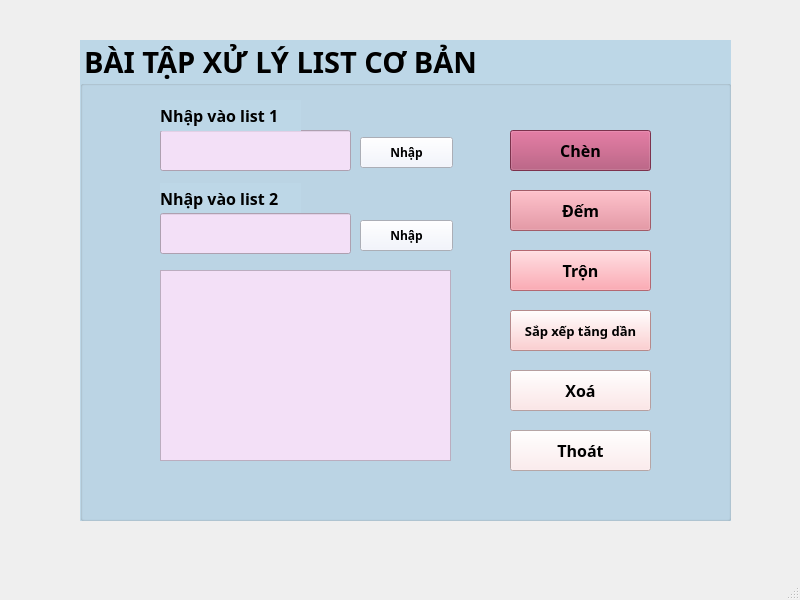
<?xml version="1.0" encoding="UTF-8"?>
<ui version="4.0">
 <class>MainWindow</class>
 <widget class="QMainWindow" name="MainWindow">
  <property name="geometry">
   <rect>
    <x>0</x>
    <y>0</y>
    <width>800</width>
    <height>600</height>
   </rect>
  </property>
  <property name="windowTitle">
   <string>MainWindow</string>
  </property>
  <widget class="QWidget" name="centralwidget">
   <widget class="QGroupBox" name="groupBox">
    <property name="geometry">
     <rect>
      <x>80</x>
      <y>40</y>
      <width>651</width>
      <height>481</height>
     </rect>
    </property>
    <property name="font">
     <font>
      <family>Segoe UI Variable Small Semibol</family>
      <pointsize>22</pointsize>
      <weight>75</weight>
      <bold>true</bold>
     </font>
    </property>
    <property name="styleSheet">
     <string notr="true">background-color: rgb(189, 215, 231);</string>
    </property>
    <property name="title">
     <string>BÀI TẬP XỬ LÝ LIST CƠ BẢN</string>
    </property>
    <widget class="QPushButton" name="pushButton_sapxep">
     <property name="geometry">
      <rect>
       <x>430</x>
       <y>270</y>
       <width>141</width>
       <height>41</height>
      </rect>
     </property>
     <property name="font">
      <font>
       <family>Script MT Bold</family>
       <pointsize>10</pointsize>
       <weight>75</weight>
       <bold>true</bold>
      </font>
     </property>
     <property name="styleSheet">
      <string notr="true">background-color: rgb(255, 193, 195);</string>
     </property>
     <property name="text">
      <string>Sắp xếp tăng dần</string>
     </property>
    </widget>
    <widget class="QPushButton" name="pushButton_tron">
     <property name="geometry">
      <rect>
       <x>430</x>
       <y>210</y>
       <width>141</width>
       <height>41</height>
      </rect>
     </property>
     <property name="font">
      <font>
       <family>Script MT Bold</family>
       <pointsize>12</pointsize>
       <weight>75</weight>
       <bold>true</bold>
      </font>
     </property>
     <property name="styleSheet">
      <string notr="true">background-color: rgb(252, 146, 158);</string>
     </property>
     <property name="text">
      <string>Trộn</string>
     </property>
    </widget>
    <widget class="QLineEdit" name="lineEdit_nhaplist1">
     <property name="geometry">
      <rect>
       <x>80</x>
       <y>90</y>
       <width>191</width>
       <height>41</height>
      </rect>
     </property>
     <property name="styleSheet">
      <string notr="true">background-color: rgb(243, 224, 247);</string>
     </property>
     <property name="text">
      <string/>
     </property>
    </widget>
    <widget class="QPushButton" name="pushButton_thoat">
     <property name="geometry">
      <rect>
       <x>430</x>
       <y>390</y>
       <width>141</width>
       <height>41</height>
      </rect>
     </property>
     <property name="font">
      <font>
       <family>Script MT Bold</family>
       <pointsize>12</pointsize>
       <weight>75</weight>
       <bold>true</bold>
      </font>
     </property>
     <property name="styleSheet">
      <string notr="true">background-color: rgb(255, 232, 233);</string>
     </property>
     <property name="text">
      <string>Thoát</string>
     </property>
    </widget>
    <widget class="QPushButton" name="pushButton_xoa">
     <property name="geometry">
      <rect>
       <x>430</x>
       <y>330</y>
       <width>141</width>
       <height>41</height>
      </rect>
     </property>
     <property name="font">
      <font>
       <family>Script MT Bold</family>
       <pointsize>12</pointsize>
       <weight>75</weight>
       <bold>true</bold>
      </font>
     </property>
     <property name="styleSheet">
      <string notr="true">background-color: rgb(255, 223, 224);</string>
     </property>
     <property name="text">
      <string>Xoá</string>
     </property>
    </widget>
    <widget class="QPushButton" name="pushButton_dem">
     <property name="geometry">
      <rect>
       <x>430</x>
       <y>150</y>
       <width>141</width>
       <height>41</height>
      </rect>
     </property>
     <property name="font">
      <font>
       <family>Script MT Bold</family>
       <pointsize>12</pointsize>
       <weight>75</weight>
       <bold>true</bold>
      </font>
     </property>
     <property name="styleSheet">
      <string notr="true">background-color: rgb(227, 129, 145);</string>
     </property>
     <property name="text">
      <string>Đếm</string>
     </property>
    </widget>
    <widget class="QPushButton" name="pushButton_chen">
     <property name="geometry">
      <rect>
       <x>430</x>
       <y>90</y>
       <width>141</width>
       <height>41</height>
      </rect>
     </property>
     <property name="font">
      <font>
       <family>Script MT Bold</family>
       <pointsize>12</pointsize>
       <weight>75</weight>
       <bold>true</bold>
      </font>
     </property>
     <property name="styleSheet">
      <string notr="true">background-color: rgb(173, 70, 108);</string>
     </property>
     <property name="text">
      <string>Chèn</string>
     </property>
    </widget>
    <widget class="QLabel" name="label">
     <property name="geometry">
      <rect>
       <x>80</x>
       <y>60</y>
       <width>141</width>
       <height>31</height>
      </rect>
     </property>
     <property name="font">
      <font>
       <family>Script MT Bold</family>
       <pointsize>12</pointsize>
       <weight>75</weight>
       <bold>true</bold>
      </font>
     </property>
     <property name="text">
      <string>Nhập vào list 1</string>
     </property>
    </widget>
    <widget class="QTextEdit" name="textEdit_hienthi">
     <property name="geometry">
      <rect>
       <x>80</x>
       <y>230</y>
       <width>291</width>
       <height>191</height>
      </rect>
     </property>
     <property name="styleSheet">
      <string notr="true">background-color: rgb(243, 224, 247);</string>
     </property>
    </widget>
    <widget class="QPushButton" name="pushButton_nhap1">
     <property name="geometry">
      <rect>
       <x>280</x>
       <y>97</y>
       <width>93</width>
       <height>31</height>
      </rect>
     </property>
     <property name="font">
      <font>
       <family>Script MT Bold</family>
       <weight>75</weight>
       <bold>true</bold>
      </font>
     </property>
     <property name="styleSheet">
      <string notr="true">background-color: rgb(239, 243, 255);</string>
     </property>
     <property name="text">
      <string>Nhập</string>
     </property>
    </widget>
    <widget class="QPushButton" name="pushButton_nhap2">
     <property name="geometry">
      <rect>
       <x>280</x>
       <y>180</y>
       <width>93</width>
       <height>31</height>
      </rect>
     </property>
     <property name="font">
      <font>
       <family>Script MT Bold</family>
       <weight>75</weight>
       <bold>true</bold>
      </font>
     </property>
     <property name="styleSheet">
      <string notr="true">background-color: rgb(239, 243, 255);</string>
     </property>
     <property name="text">
      <string>Nhập</string>
     </property>
    </widget>
    <widget class="QLabel" name="label_2">
     <property name="geometry">
      <rect>
       <x>80</x>
       <y>143</y>
       <width>141</width>
       <height>31</height>
      </rect>
     </property>
     <property name="font">
      <font>
       <family>Script MT Bold</family>
       <pointsize>12</pointsize>
       <weight>75</weight>
       <bold>true</bold>
      </font>
     </property>
     <property name="text">
      <string>Nhập vào list 2</string>
     </property>
    </widget>
    <widget class="QLineEdit" name="lineEdit_nhaplist2">
     <property name="geometry">
      <rect>
       <x>80</x>
       <y>173</y>
       <width>191</width>
       <height>41</height>
      </rect>
     </property>
     <property name="styleSheet">
      <string notr="true">background-color: rgb(243, 224, 247);</string>
     </property>
     <property name="text">
      <string/>
     </property>
    </widget>
   </widget>
  </widget>
  <widget class="QMenuBar" name="menubar">
   <property name="geometry">
    <rect>
     <x>0</x>
     <y>0</y>
     <width>800</width>
     <height>26</height>
    </rect>
   </property>
  </widget>
  <widget class="QStatusBar" name="statusbar"/>
 </widget>
 <resources/>
 <connections>
  <connection>
   <sender>pushButton_thoat</sender>
   <signal>clicked()</signal>
   <receiver>MainWindow</receiver>
   <slot>close()</slot>
   <hints>
    <hint type="sourcelabel">
     <x>580</x>
     <y>476</y>
    </hint>
    <hint type="destinationlabel">
     <x>399</x>
     <y>299</y>
    </hint>
   </hints>
  </connection>
 </connections>
</ui>
